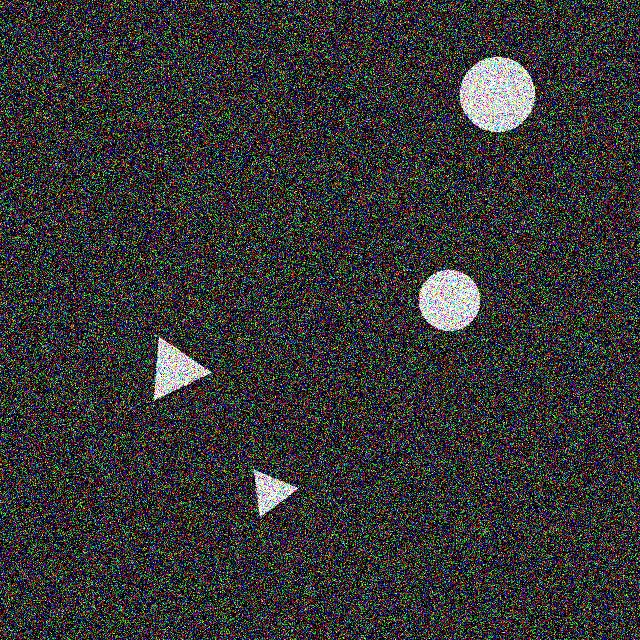
#> input picture Color/dataset2type96train24valid/train/00002.jpg, 640 x 640 px, found by its file name
$ jupyter execute --allow-errors gray-criar-objetos.ipynb   (shell and % lines are left out)
#> lines starting #> are read from the running program, lines starting #| are printed output that depends on the picture; after the words box and inside, x2 and y2 are one past the last pixel; in counts of white or black regions, pixels touching at a corner belong together
# Ciência da Computação

## Processamento Digital de Imagens - PDI - 2023.1
## Visão Computacional e Processamento Imagens - VCPI - 2022.1
### Prof. Francisco Zampirolli

***

# Aula 07 - Cria Objetos

***

# 1 - Cria diferentes objetos em uma imagem

[cell 1]
# download _morph.py from drive

[cell 2]
import numpy as np
import cv2
import matplotlib.pyplot as plt
from _morph import *
from google.colab.patches import cv2_imshow

[cell 3]
l, c = 25, 50
# l,c = 250,500
f=np.zeros([l,c],np.uint8)
#> (the rest of this cell did not finish here and is left out)

## desenha linha

[cell 4]
cor,tam = 1,1
# cor,tam = 1,10
cv2.line(f, (0, 0), (l, c//2), cor, tam) # tam expessura da linha
#> (the rest of this cell did not finish here and is left out)

## desenha retângulo

[cell 5]
g = f.copy()
cor,tam = 1,1
[x,y,xc,yl] = [int(2*c/3), int(2*l/3), 5, 7] # 5, 7 Altura, Largura
print(*[x,y,xc,yl])
cv2.rectangle(g, (x, y), (x+xc, y+yl), cor, 2)
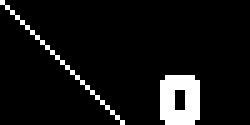
#> g: shape (25, 50) (shown 5 times larger); values 0 (black) and 1 (white), 7.4% white; 2 white regions, box (x1, y1, x2, y2) and area: (32, 15, 40, 25) 68, (0, 0, 25, 25) 25
#> (the rest of this cell did not finish here and is left out)

## desenha círculo

[cell 6]
g = f.copy()
cor,tam = 1, 2
[x,y,r] = [int(2*c/3), int(l/3), 5, ]
print(*[x,y,r])
cv2.circle(g, (x, y), r, cor, tam)
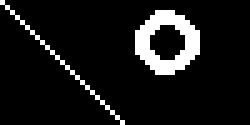
#> g: shape (25, 50) (shown 5 times larger); values 0 (black) and 1 (white), 9.2% white in thin lines or dots, all inside (x1, y1, x2, y2) = (0, 0, 40, 25)
#> (the rest of this cell did not finish here and is left out)

## com cor

[cell 7]
l,c = 25,50
f=np.zeros([l,c,3],np.uint8)

[cell 8]
g = f.copy()
corR = (255,0,0) # vermelho
corG = (0,255,0) # verde
corB = (0,0,255) # azul
tam = 2
[x,y,r] = [int(2*c/3), int(l/3), 5, ]
print(*[x,y,r])
cv2.circle(g, (x, y), r, corR, tam)
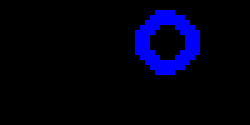
#> g: shape (25, 50, 3) (shown 5 times larger); mean of channels 0, 1, 2 18.4, 0, 0; drawn as B, G, R
#> (the rest of this cell did not finish here and is left out)

[cell 9]
# fonte: https://richardpricejones.medium.com/drawing-a-rectangle-with-a-angle-using-opencv-c9284eae3380
# [17 lines left out: function draw_angled_rec, not called in this run]

[cell 10]
[x,y,w,h], tam = [int(1*c/3), int(2*l/3), 5, 7], 1
#> (the rest of this cell did not finish here and is left out)

[cell 11]
triangle = np.array([[6,10],[6,20],[15,10]], np.int32)

h =cv2.polylines(g.copy(), [triangle], True, corB, thickness=1)

#> (a cell that did not finish here is left out)

# 2 - Objetos aleatórios

Preparando uma base de dados para ser utilizada no treinamento de Redes Neurais Convolucionais (CNN), no reconhecimento de objetos

[cell 13]
# @title
import numpy as np
import cv2

# np.random.seed(42)

# [158 lines left out: function createRandomImages, not called in this run]

    # for o in objetos:
    #   _=cv2.imwrite(f"data/{tipo}/{o}/{fname}.jpg",eval("img" + o))

[cell 14]
# @title
import numpy as np
import cv2

# np.random.seed(42)

def grayCreateRandomImages(N=10, num_objects_type=3, tipo='test'):

  # Definir altura e largura da imagem
  # width = 608
  # height = 608
  width = 640
  height = 640

  # Definir distância mínima entre objetos
  min_distance = 80
  # min_distance = 160

  size_min = 20
  size_max = min_distance//2

  # Definir espessura da borda
  border_thickness = 2
  for cont in range(N): # cria N imagens
    # Criar uma lista para armazenar as coordenadas dos centros dos objetos
    centers = []
    border = 60
    i=0

    rotulos = ""

    # Criar imagem branca
    img = np.zeros((height, width, 3), dtype=np.uint8)

    # Criar imagem label para cada objeto branca
    imgTriangulo = np.zeros((height, width), dtype=np.uint8)
    imgQuadrado = imgTriangulo.copy()
    imgPendagono = imgTriangulo.copy()
    imgHexagono = imgTriangulo.copy()
    imgHeptagono = imgTriangulo.copy()
    imgCirculo = imgTriangulo.copy()
    imgElipse = imgTriangulo.copy()

    num_objetos_desenhados = np.zeros(len(objetos), dtype=np.uint8)
    for obj_type in objetos:
      imgTipo = np.zeros((height, width), dtype=np.uint8)

      #print(obj_type)
      while num_objetos_desenhados[objetos.index(obj_type)] < num_objects_type:
        #print(*num_objetos_desenhados)

        imgAux = np.zeros((height, width), dtype=np.uint8)

        # Definir um centro aleatório para o objeto
        center = (np.random.randint(border,width-border), np.random.randint(border,height-border))

        # Verificar se o objeto está muito próximo de outros objetos
        too_close = False
        for c in centers:
          if np.sqrt((center[0] - c[0]) ** 2 + (center[1] - c[1]) ** 2) < min_distance:
            too_close = True
            break
        if too_close:
          continue

        # cor = np.random.randint(50, 256, size=(3)).tolist()
        cor = [255,255,255]

        # Adicionar o centro à lista de centros
        centers.append(center)

        # Definir um ângulo aleatório para a rotação do objeto
        angle = np.random.randint(360)

        # Desenhar o objeto
        # if obj_type in objetos[:-2]: # 'polygon'
        if obj_type in objetos[0]:
          # Definir um número de lados para o polígono
          sides = objetos.index(obj_type)+3

          # Definir um tamanho aleatório para o polígono
          size = np.random.randint(size_min, size_max)

          # Definir as coordenadas dos vértices do polígono
          vertices = []
          for j in range(sides):
            theta = (2 * np.pi / sides) * j
            x = center[0] + size * np.cos(theta + np.radians(angle))
            y = center[1] + size * np.sin(theta + np.radians(angle))
            vertices.append((int(x), int(y)))

          # desenha image e labels
          if num_objetos_desenhados[objetos.index(obj_type)] < num_objects_type:
            cv2.fillPoly(img, [np.array(vertices)], cor, lineType=cv2.LINE_AA)
            cv2.fillPoly(imgAux, [np.array(vertices)], 255, lineType=cv2.LINE_AA)
            cv2.fillPoly(eval('img'+objetos[objetos.index(obj_type)]), [np.array(vertices)], 255, lineType=cv2.LINE_AA)
            num_objetos_desenhados[objetos.index(obj_type)] += 1

          x,y = center
          # rotulos += f"{objetos.index(obj_type)}\t{(x-size)/width:.4f}\t{(y-size)/height:.4f}\t{(x+size)/width:.4f}\t{(y+size)/height:.4f}\n"
          # para testar
          # cv2.rectangle(img,(int(x-size),int(y-size)),(int(x+size),int(y+size)),(255,255,255),2)
          # Contorno de cada objeto

        else: # 'ellipse'
          if obj_type == objetos[-1]:
          # if obj_type == objetos[-2]: # círculo
            # Definir os eixos maiores e menores do "círculo"
            while True:
              major_axis = np.random.randint(size_min, size_max)
              minor_axis = np.random.randint(size_min, size_max)
              if abs(major_axis-minor_axis)<5:
                break

            # desenha image e labels
            cv2.ellipse(img, center, (major_axis, minor_axis), angle, 0, 360, cor, -1, lineType=cv2.LINE_AA)
            cv2.ellipse(imgAux, center, (major_axis, minor_axis), angle, 0, 360, cor, -1, lineType=cv2.LINE_AA)
            cv2.ellipse(imgCirculo, center, (major_axis, minor_axis), angle, 0, 360, 255, -1, lineType=cv2.LINE_AA)
            num_objetos_desenhados[objetos.index(obj_type)] += 1
          elif obj_type == objetos[-2]:
          # elif obj_type == objetos[-1]: # elipse
            # Definir os eixos maiores e menores da elipse
            while True:
              major_axis = np.random.randint(size_min, size_max)
              minor_axis = np.random.randint(size_min, size_max)
              if abs(major_axis-minor_axis)>5:
                break
            cv2.ellipse(img, center, (major_axis, minor_axis), angle, 0, 360, cor, -1, lineType=cv2.LINE_AA)
            cv2.ellipse(imgAux, center, (major_axis, minor_axis), angle, 0, 360, cor, -1, lineType=cv2.LINE_AA)
            cv2.ellipse(imgElipse, center, (major_axis, minor_axis), angle, 0, 360, 255, -1, lineType=cv2.LINE_AA)
            num_objetos_desenhados[objetos.index(obj_type)] += 1

          x,y = center
          m = max(minor_axis,major_axis)
          # rotulos += f"{objetos.index(obj_type)}\t{(x-m)/width:.4f}\t{(y-m)/height:.4f}\t{(x+m)/width:.4f}\t{(y+m)/height:.4f}\n"

          # para testar
          # cv2.rectangle(img,(int(x-m),int(y-m)),(int(x+m),int(y+m)),(255,255,255),2)

        contours, hierarchy = cv2.findContours(imgAux, cv2.RETR_EXTERNAL, cv2.CHAIN_APPROX_SIMPLE)
        for c in contours:
          x, y, w, h = cv2.boundingRect(c)
          rotulos += f"{objetos.index(obj_type)}\t{(x+w/2)/width:.4f}\t{(y+h/2)/height:.4f}\t{(w)/width:.4f}\t{(h)/height:.4f}\n"
          # [16 lines of commented-out code are left out]

    fname = str(cont).zfill(5)
    _=cv2.imwrite(f"dataset/{tipo}/{fname}.jpg",img)
    with open(f"dataset/{tipo}/{fname}.txt", 'w') as f:
      f.write(rotulos)

    # for o in objetos:
    #   _=cv2.imwrite(f"data/{tipo}/{o}/{fname}.jpg",eval("img" + o))

[cell 15]
# Para essas subclasses deve se N objetos de cada classe
# for N
# Para cada combinação
# for t in (num_object_type+1)
#   for c in (num_object_type+1)

[cell 16]
#Versão Adaptada
import numpy as np
import cv2

# np.random.seed(42)

def createAllRandomImages(N=10, num_objects_type=3, tipo='test'):

  # Definir altura e largura da imagem
  # width = 608
  # height = 608
  width = 640
  height = 640

  # Definir distância mínima entre objetos
  min_distance = 80
  # min_distance = 160

  size_min = 20
  size_max = min_distance//2

  cont = 0

  # Definir espessura da borda
  border_thickness = 2
  for num_T in range(num_objects_type+1): # varre todas as possibilidades de triangulos
    for num_C in range(num_objects_type+1): # varre todas as possibilidades de circulos
      for fig in range(N):
        # Criar uma lista para armazenar as coordenadas dos centros dos objetos
        if(not(num_T) and not(num_C)):
          continue

        centers = []
        border = 60
        i=0

        rotulos = ""

        # Criar imagem branca
        img = np.zeros((height, width, 3), dtype=np.uint8)

        # Criar imagem label para cada objeto branca
        imgTriangulo = np.zeros((height, width), dtype=np.uint8)
        # [4 lines of commented-out code are left out]
        imgCirculo = imgTriangulo.copy()
        # imgElipse = imgTriangulo.copy()

        num_objetos_desenhados = np.zeros(len(objetos), dtype=np.uint8)

        imgAux = np.zeros((height, width), dtype=np.uint8)

        # for obj_type in objetos:
        #   imgTipo = np.zeros((height, width), dtype=np.uint8)
        #print(obj_type)

        while (num_objetos_desenhados[0] < num_T) or (num_objetos_desenhados[1] < num_C):
          #print(*num_objetos_desenhados)

          # Definir um centro aleatório para o objeto
          center = (np.random.randint(border,width-border), np.random.randint(border,height-border))

          # Verificar se o objeto está muito próximo de outros objetos
          too_close = False
          for c in centers:
            if np.sqrt((center[0] - c[0]) ** 2 + (center[1] - c[1]) ** 2) < min_distance:
              too_close = True
              break
          if too_close:
            continue

          # cor = np.random.randint(50, 256, size=(3)).tolist()
          cor = [255,255,255]

          # Adicionar o centro à lista de centros
          centers.append(center)

          # Definir um ângulo aleatório para a rotação do objeto
          angle = np.random.randint(360)

          # Desenhar o objeto
          # if obj_type in objetos[:-2]: # 'polygon'
          obj_type='Triangulo'
          if num_objetos_desenhados[0] < num_T:
            # Definir um número de lados para o polígono
            sides = objetos.index(obj_type)+3

            # Definir um tamanho aleatório para o polígono
            size = np.random.randint(size_min, size_max)

            # Definir as coordenadas dos vértices do polígono
            vertices = []
            for j in range(sides):
              theta = (2 * np.pi / sides) * j
              x = center[0] + size * np.cos(theta + np.radians(angle))
              y = center[1] + size * np.sin(theta + np.radians(angle))
              vertices.append((int(x), int(y)))

            # desenha image e labels
            if num_objetos_desenhados[objetos.index(obj_type)] < num_objects_type:
              cv2.fillPoly(img, [np.array(vertices)], cor, lineType=cv2.LINE_AA)
              cv2.fillPoly(imgAux, [np.array(vertices)], 255, lineType=cv2.LINE_AA)
              cv2.fillPoly(eval('img'+objetos[objetos.index(obj_type)]), [np.array(vertices)], 255, lineType=cv2.LINE_AA)
              num_objetos_desenhados[objetos.index(obj_type)] += 1

            x,y = center
            # rotulos += f"{objetos.index(obj_type)}\t{(x-size)/width:.4f}\t{(y-size)/height:.4f}\t{(x+size)/width:.4f}\t{(y+size)/height:.4f}\n"
            # para testar
            # cv2.rectangle(img,(int(x-size),int(y-size)),(int(x+size),int(y+size)),(255,255,255),2)
            # Contorno de cada objeto

          # Definir um centro aleatório para o objeto
          center = (np.random.randint(border,width-border), np.random.randint(border,height-border))

          # Verificar se o objeto está muito próximo de outros objetos
          too_close = False
          for c in centers:
            if np.sqrt((center[0] - c[0]) ** 2 + (center[1] - c[1]) ** 2) < min_distance:
              too_close = True
              break
          if too_close:
            continue

          # Adicionar o centro à lista de centros
          centers.append(center)

          obj_type = 'Circulo'
          if num_objetos_desenhados[1] < num_C:
          # if obj_type == objetos[-2]: # círculo
            # Definir os eixos maiores e menores do "círculo"
            while True:
              major_axis = np.random.randint(size_min, size_max)
              minor_axis = np.random.randint(size_min, size_max)
              if abs(major_axis-minor_axis)<5:
                break

            # desenha image e labels
            cv2.ellipse(img, center, (major_axis, minor_axis), angle, 0, 360, cor, -1, lineType=cv2.LINE_AA)
            cv2.ellipse(imgAux, center, (major_axis, minor_axis), angle, 0, 360, cor, -1, lineType=cv2.LINE_AA)
            cv2.ellipse(imgCirculo, center, (major_axis, minor_axis), angle, 0, 360, 255, -1, lineType=cv2.LINE_AA)
            num_objetos_desenhados[objetos.index(obj_type)] += 1
          # [12 lines of commented-out code are left out]

          x,y = center
          m = max(minor_axis,major_axis)
          # rotulos += f"{objetos.index(obj_type)}\t{(x-m)/width:.4f}\t{(y-m)/height:.4f}\t{(x+m)/width:.4f}\t{(y+m)/height:.4f}\n"

          # para testar
          # cv2.rectangle(img,(int(x-m),int(y-m)),(int(x+m),int(y+m)),(255,255,255),2)

        # cv2_imshow(imgAux)

        contours, hierarchy = cv2.findContours(imgAux, cv2.RETR_EXTERNAL, cv2.CHAIN_APPROX_SIMPLE)
        for c in contours:
          x, y, w, h = cv2.boundingRect(c)
          epsilon = 0.019*cv2.arcLength(c,True)
          approx = cv2.approxPolyDP(c,epsilon,True)
          if(len(approx) == 3):
            # print(f'{cont}, T')
            rotulos += f"{objetos.index('Triangulo')}\t{(x+w/2)/(width):.4f}\t{(y+h/2)/(height):.4f}\t{(w)/width:.4f}\t{(h)/height:.4f}\n"
          else:
            rotulos += f"{objetos.index('Circulo')}\t{(x+w/2)/(width):.4f}\t{(y+h/2)/(height):.4f}\t{(w)/width:.4f}\t{(h)/height:.4f}\n"
          # [15 lines of commented-out code are left out]
        cont += 1
        fname = str(cont).zfill(5)
        _=cv2.imwrite(f"dataset/{tipo}/{fname}.jpg",img)
        with open(f"dataset/{tipo}/{fname}.txt", 'w') as f:
          f.write(rotulos)

    # for o in objetos:
    #   _=cv2.imwrite(f"data/{tipo}/{o}/{fname}.jpg",eval("img" + o))

[cell 17]
# classes: 0, 1, 2, 3, 4, 5 e 6
# objetos = ['Triangulo','Quadrado','Pendagono','Hexagono','Heptagono','Circulo','Elipse']
objetos = ['Triangulo', 'Circulo']

[cell 18]
# !rm -r data

[cell 19]
cd /content/

[cell 20]
# criar pastas
import os
from os import path
# pastas = ['output',
#           'data',
#           'data/train',
#           'data/train/image',
#           'data/test',
#           'data/test/image']

# pastas = ['data',
#           'dataset/train',
#           'dataset/valid',
#           'dataset',
#           'dataset/train2',
#           'dataset/valid2']

pastas = ['dataset',
          'dataset/train',
          'dataset/valid']

# for o in objetos:
#   pastas.append('data/train/'+o)
#   pastas.append('data/test/'+o)
pastas = sorted(pastas)
for p in pastas:
  if not path.exists(p):
    os.mkdir(p)
  print(p)

[cell 21]
# Cria aleatoriamente 80 imagens de treino
grayCreateRandomImages(96, 1, 'train')
#> the loop in grayCreateRandomImages, `for cont in range(N):` made 96 passes
#> pass 1, in grayCreateRandomImages, `_=cv2.imwrite(f"dataset/{tipo}/{fname}.jpg",img)`:
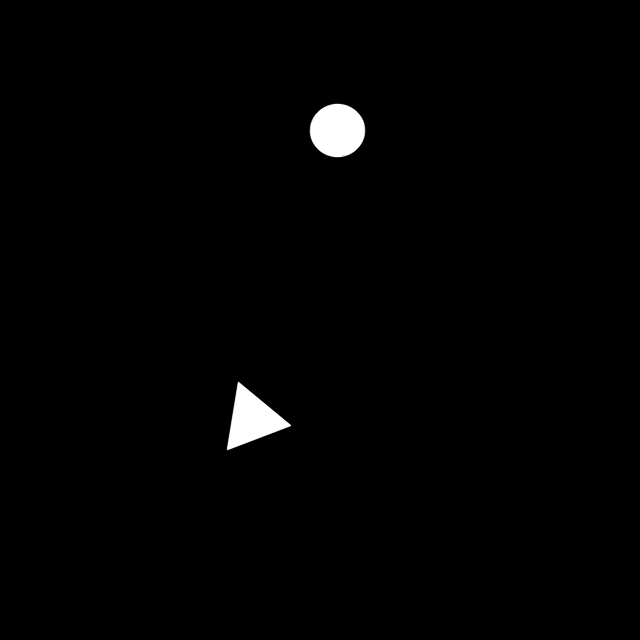
#> saved as 00000.jpg: shape (640, 640, 3); min 0, max 255, mean 2.8

# Cria aleatoriamente 20 imagens de validação
grayCreateRandomImages(24, 1, 'valid')
#> the loop in grayCreateRandomImages (call 2), `for cont in range(N):` made 24 passes
#> pass 1, in grayCreateRandomImages (call 2), `_=cv2.imwrite(f"dataset/{tipo}/{fname}.jpg",img)`:
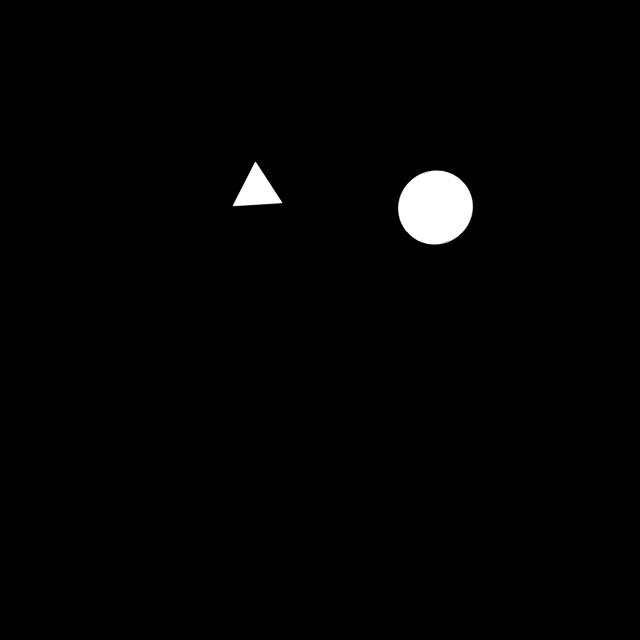
#> saved as 00000.jpg: shape (640, 640, 3); min 0, max 255, mean 3.4

[cell 22]
createAllRandomImages(32, 1, 'train')
#> the loop in createAllRandomImages, `for num_T in range(num_objects_type+1):` made 2 passes
#> pass 1, in createAllRandomImages, `_=cv2.imwrite(f"dataset/{tipo}/{fname}.jpg",img)`:
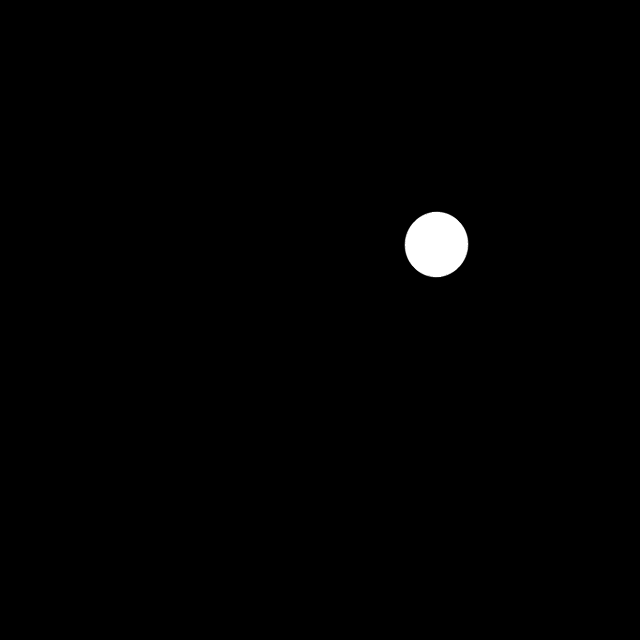
#> saved as 00001.jpg: shape (640, 640, 3); min 0, max 255, mean 2
#> pass 1, in createAllRandomImages, `_=cv2.imwrite(f"dataset/{tipo}/{fname}.jpg",img)`:
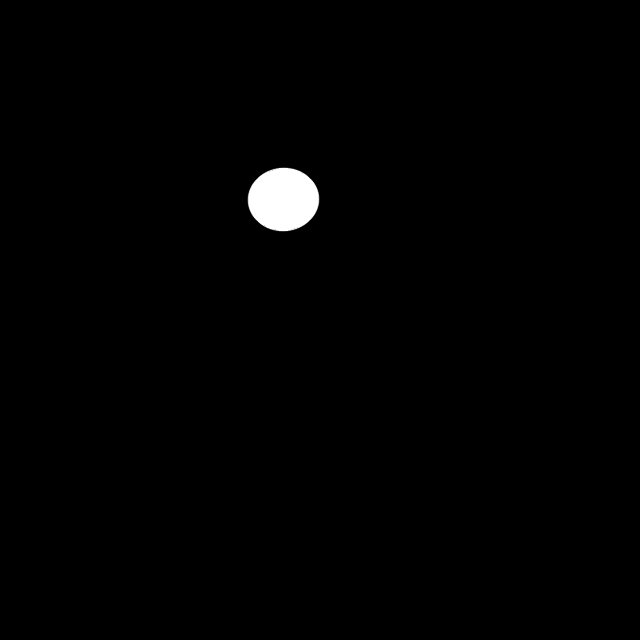
#> saved as 00002.jpg: shape (640, 640, 3); min 0, max 255, mean 2.2
#> pass 1, in createAllRandomImages, `_=cv2.imwrite(f"dataset/{tipo}/{fname}.jpg",img)`:
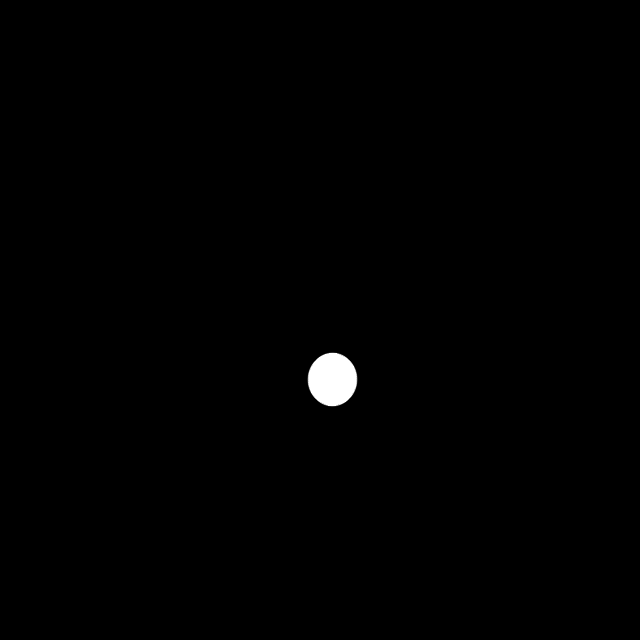
#> saved as 00003.jpg: shape (640, 640, 3); min 0, max 255, mean 1.3
#> pass 1, in createAllRandomImages, `_=cv2.imwrite(f"dataset/{tipo}/{fname}.jpg",img)`:
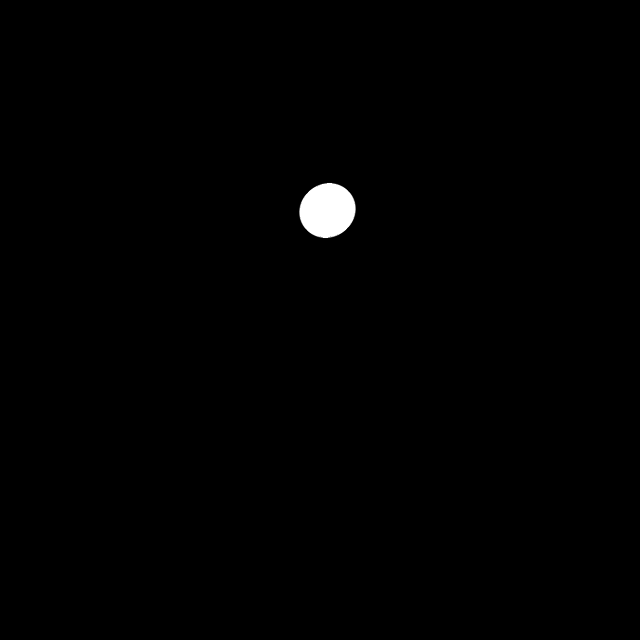
#> saved as 00004.jpg: shape (640, 640, 3); min 0, max 255, mean 1.5
createAllRandomImages(8, 1, 'valid')
#> the loop in createAllRandomImages (call 2), `for num_T in range(num_objects_type+1):` made 2 passes
#> pass 1, in createAllRandomImages (call 2), `_=cv2.imwrite(f"dataset/{tipo}/{fname}.jpg",img)`:
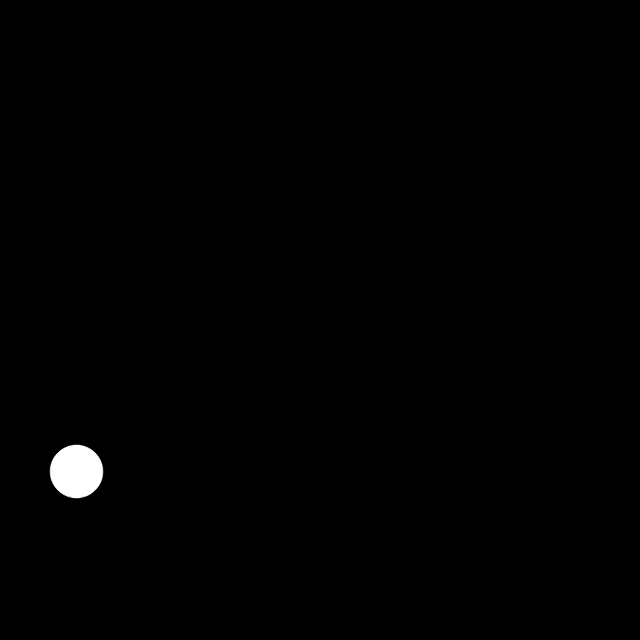
#> saved as 00001.jpg: shape (640, 640, 3); min 0, max 255, mean 1.4

[cell 23]
createAllRandomImages(12, 2, 'train')
createAllRandomImages(3, 2, 'valid')

#> (a cell that did not finish here is left out)

[cell 25]
from google.colab import drive
drive.mount('/content/drive')

[cell 26]
img = cv2.imread('data/test/image/00002.jpg')
#> img is the input picture: shape (640, 640, 3); mean B, G, R 55.6, 54.6, 55.2
#> (the rest of the program and of its run is left out)
